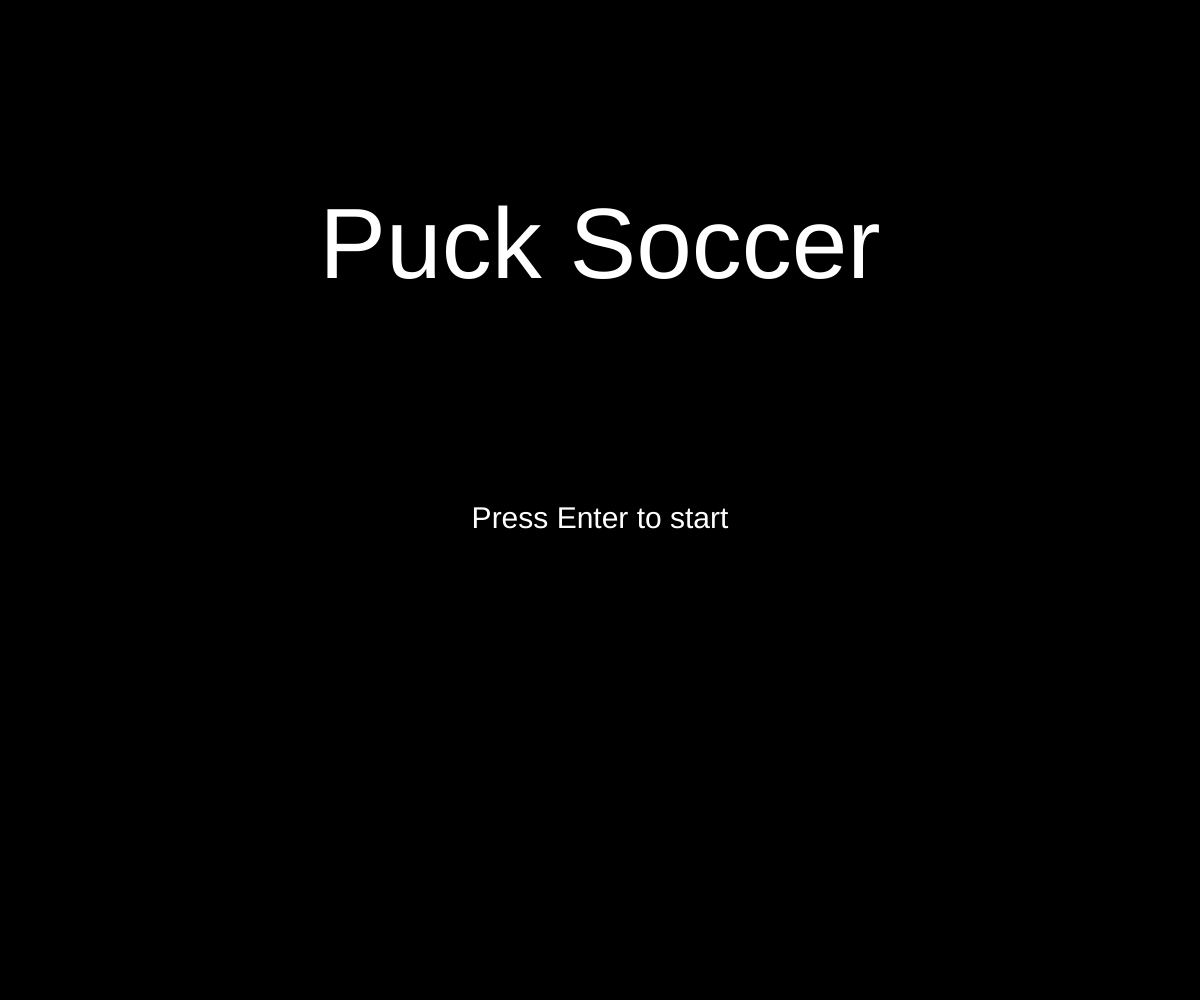
Frame 1 (no input)
Frame 60 (no input): identical to frame 1, image omitted
Frame 120 (the mouse pressed at the canvas centre since frame 60): identical to frame 1, image omitted

The p5.js sketch that drew this single still picture (run headless with seeded random() and noise() and a simulated clock; from frame 60 on, the mouse is pressed at the canvas centre):

// p5.js sketch
// ── sketch.js
// Captone project
// Luka Sullivan
// December 10, 2024
//

let gameStarted = false;
let puck = 60;
let ball;

function setup() {
  createCanvas(windowWidth, windowHeight);
  puck2 = new Puck2();
  puck = new Puck();
  ball = new Ball();
  if (!gameStarted) {
    showMenu();
  }
}

function draw() {
  if (gameStarted) {
    drawField();
    Spectators();
    puck.display();
    puck.move();
    puck2.display();
    puck2.move();
    ball.display();
    ball.move();
  }
}

function Spectators() {


  randomSeed(1);
  for (let i = 0; i < 50; i++) {
    let r = random(int(255));
    let g = random(int(255));
    let b = random(int(255));
    let space = random(-10,10);
    

    

    //bottom
    if (random(100) < 50) {
      random(fill(r, g, b));  
      strokeWeight(1);
      for (let rows = 0; rows < 7; rows++) { //creates five rows of circle spectators
        ellipse(20 + 38 * i, height - height/12, 25); //bottom
        ellipse(20 + 38 * i, height/12, 25); //top      
        ellipse(width/12 - rows * 30 - space, 20 + space + 38 * i, 23); //left
        ellipse(width - width/12, 20 + 38 * i, 25); //right
      } 
    } else {
      random(fill(r, g, b));  
      strokeWeight(1);  
      for (let rows = 0; rows < 5; rows++) {
        rect(20 + 38 * i - 12.5, height - height/12, 25);  //bottom
        rect(20 + 38 * i - 12.5, height/12, 25);  //top
        rect(width/12 - rows * 30 - 12.5, 20 + space + 38 * i - 12.5, 25);   //left
        rect(width - width/12, 20 + 38 * i, 30);   //right
        }
    }
}
}



//creates the menu
function showMenu() {
  background(0);
  fill(255);
  textAlign(CENTER, CENTER);
  textSize(100);
  text("Puck Soccer", width / 2, 250);
  textSize(30);
  text("Press Enter to start", width / 2, height / 2 + 20);
}

//when enter key is pressed gameStarted is true
function keyPressed() {
  if (keyCode === ENTER) {
    gameStarted = true;
  }
}

function drawField() {
  background(0, 180, 0); //sets background color for the field

  //makes the field boundaries
  stroke(255);
  strokeWeight(4);
  noFill();
  rect(300, 120, width - 600, height - 240);

  //creates center line
  line(width / 2, 120, width / 2, height - 120);

  //creates cenetr circle
  ellipse(width / 2, height / 2, 300);

  //creates goals 
  rect(280, height / 2 - 120, 20, 240);
  rect(width - 300, height / 2 - 120, 20, 240);

  //creates center points
  ellipse(width / 2, height / 2, 7, 7);
}

class Puck {
  constructor() {
    this.x = width - 400;
    this.y = height / 2;
    this.diameter = 60;
    this.speed = 4;
  }

  display() {
    fill(200, 0, 0);
    strokeWeight(4);
    ellipse(this.x, this.y, this.diameter);
  }

  move() {
    if (keyIsDown(LEFT_ARROW)) {
      this.x -= this.speed + 0.5;
    }

    if (keyIsDown(RIGHT_ARROW)) {
      this.x += this.speed + 0.5;
    }

    if (keyIsDown(UP_ARROW)) {
      this.y -= this.speed;
    }

    if (keyIsDown(DOWN_ARROW)) {
      this.y += this.speed;
    }
  }


}

class Puck2 {
  constructor() {
    this.x = width / 5;
    this.y = height / 2;
    this.diameter = 60;
    this.speed = 4;
  }

  display() {
    fill(0, 200, 0);
    strokeWeight(4);
    ellipse(this.x, this.y, this.diameter);
  }

  move() {
    if (keyIsDown(65)) {
      this.x -= this.speed + 0.5;
    }

    if (keyIsDown(68)) {
      this.x += this.speed + 0.5;
    }

    if (keyIsDown(87)) {
      this.y -= this.speed;
    }

    if (keyIsDown(83)) {
      this.y += this.speed;
    }
  }


}

class Ball {
  constructor() {
    this.x = width / 2;
    this.y = height / 2;
    this.diameter = 40;
    this.speedX = 6;
    this.speedY = 6;
    this.bounceCooldown = 0;
    this.position = this.x, this.y;
  }

  display() {
    fill(0, 0, 200);
    strokeWeight(0);
    ellipse(this.x, this.y, this.diameter);
  }

  move() {
    this.x += this.speedX;
    this.y += this.speedY;

    this.speedX *= 0.99;
    this.speedY *= 0.99;



    if (this.x - this.diameter / 2 <= 300) { //if the ball is going past the left vertical line
      this.speedX *= -1; //switches the direction to the opposite way by making the speed nagative
    }

    if (this.x + this.diameter / 2 >= width - 300) { //if the ball is going past the right vertical line
      this.speedX *= -1; //switches the direction to the opposite way by making the speed nagative
    }

    if (this.y - this.diameter / 2 <= 120) { //if the ball is going past the top horizontal line
      this.speedY *= -1; //switches the direction to the opposite way by making the speed nagative
    }

    if (this.y + this.diameter / 2 >= height - 120) { //if the ball is going past the bottom horizontal line
      this.speedY *= -1; //switches the direction to the opposite way by making the speed nagative
    }










    if (this.bounceCooldown === 0) {
      let d = dist(this.x, this.y, puck.x, puck.y); //distance between the ball and puck
      let combinedRadius = this.diameter / 2 + puck.diameter / 2; //finds the combined radius which is 50

      if (puck.speed > 0) {

        if (d <= combinedRadius) { //if
          this.bounceCooldown = 5;
          if (this.y <= puck.y - puck.diameter / 2) {
            this.speedY *= -1;


          } else {
            this.speedX *= -1;
            this.speedY *= -1; //switches the direction to the opposite way by making the speed nagative
            if (this.speedX < 0) {
              this.speedX -= 5;
            }
            if (this.speedY < 0) {
              this.speedY -= 5;
            }
            if (this.speedX > 0) {
              this.speedX += 5;
            }
            if (this.speedY > 0) {
              this.speedY += 5;
            }
          }
        }

      }
    } else {
      this.bounceCooldown --;
    }



  }
}
